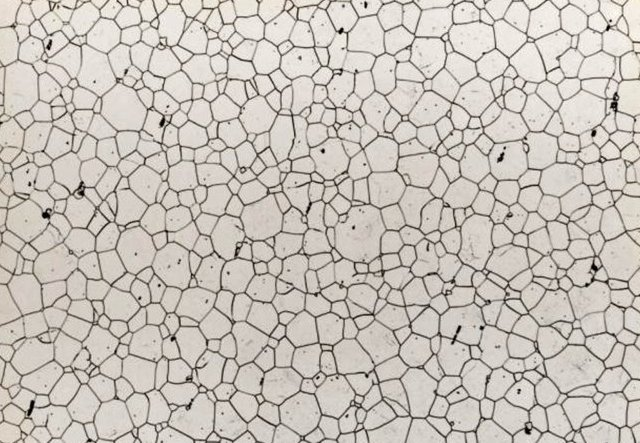
#> input picture images/grains/grains1.jpg, 640 x 443 px; its folder holds only this picture in this run
$ python 182_batch_processing.py
#> lines starting #> are read from the running program, lines starting #| are printed output that depends on the picture
import cv2
import glob
from skimage.filters import gaussian
from skimage.util import img_as_ubyte
import os

path = 'images\grains\*'

# loop through the images in the directory, process and save each image
for file in glob.glob(path):
    print(file)
    img_name = os.path.basename(file)
    img = cv2.imread(file,0)
#> img: shape (443, 640); min 0, max 255, mean 195
    # smooth the image
    smoothed_img = img_as_ubyte(gaussian(img,sigma=5,mode='constant', cval=0.0))
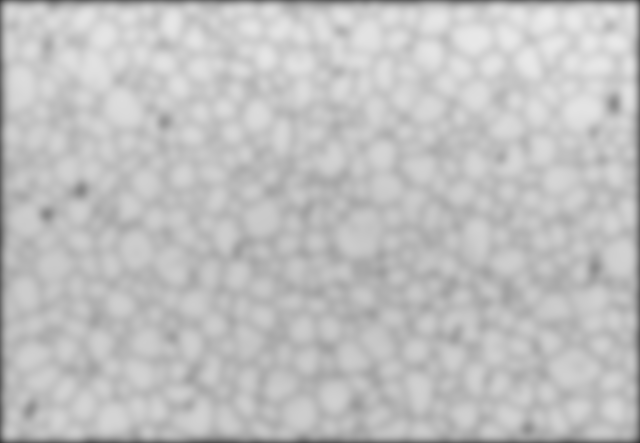
#> smoothed_img: shape (443, 640); min 55, max 235, mean 192
    cv2.imwrite('images/smoothed/'+'smoothed_'+img_name, smoothed_img)

# os.walk() walk though the files in the directory, which works the same as glob.glob()
for root, dirs, files in os.walk('images/grains/'):
    print(files)

# store the image into a array and process later
# read and save each image into a layer in the array matrix, then process
# each layer of the matrix. Note the dimension of each layer must identical, else
# need to resize the image, which is not favorable.

$ run again, on images/grains/grains2.jpg
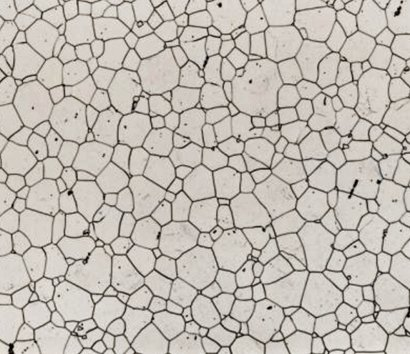
#> input picture images/grains/grains2.jpg, 410 x 354 px
#> `smoothed_img = img_as_ubyte(gaussian(img,sigma=5,mode='constant', cval..`:
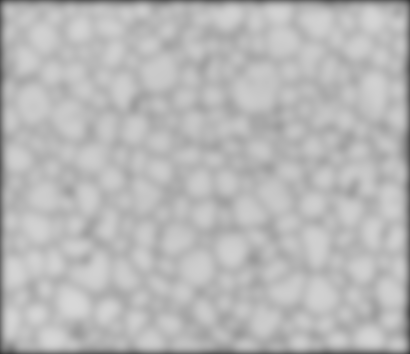
#> smoothed_img: shape (354, 410); min 58, max 215, mean 184.2

$ run again, on images/grains/grains3.jpg
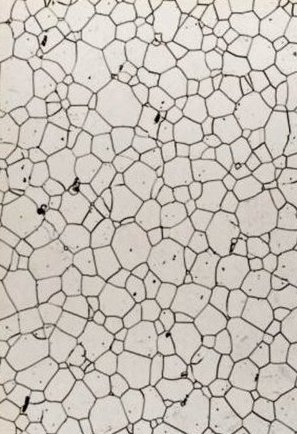
#> input picture images/grains/grains3.jpg, 297 x 434 px
#> `smoothed_img = img_as_ubyte(gaussian(img,sigma=5,mode='constant', cval..`:
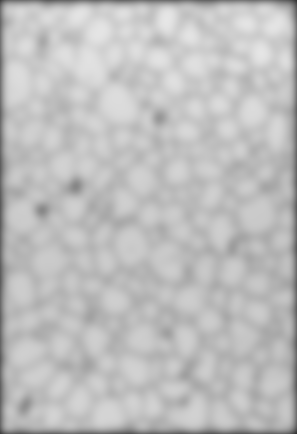
#> smoothed_img: shape (434, 297); min 51, max 230, mean 190.1
